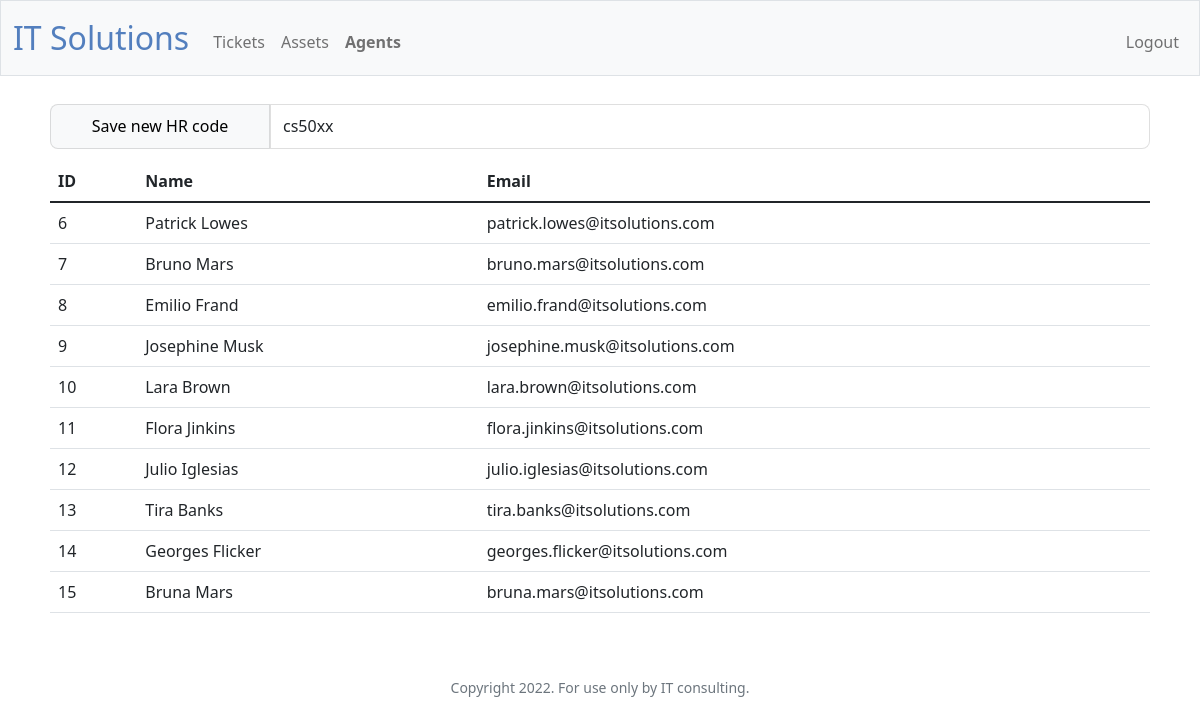
Page /agents (signed in) on the committed database.
### tables this page shows
CREATE TABLE 'human_resources' ('hr_code' TEXT);

CREATE TABLE 'employees' ('employee_id' INTEGER PRIMARY KEY AUTOINCREMENT NOT NULL, firstName TEXT, lastName TEXT, email TEXT, username TEXT, password TEXT,'name' TEXT);

### app.py (the view)
@app.route("/agents", methods=["GET", "POST"])
@login_required
def agents():
	error = None
	if request.method == "POST":
		codeHR = request.form.get("codeHR")
		if not codeHR:
			error = "The field cannot be blank"
			agents = db.execute("SELECT * FROM employees")
			codeHR = db.execute("SELECT hr_code FROM human_resources")[0]["hr_code"]
			return render_template("agents.html", agents=agents, codeHR=codeHR, error=error)
		db.execute("UPDATE human_resources SET hr_code = ?", codeHR)
		flash("Successfull - HR code updated")
		return redirect("/agents")
	else:
		agents = db.execute("SELECT * FROM employees")
		codeHR = db.execute("SELECT hr_code FROM human_resources")[0]["hr_code"]
		for row in agents:
			row["firstName"] = row["firstName"].title()
			row["lastName"] = row["lastName"].title()
		return render_template("agents.html", agents=agents, codeHR=codeHR)

### app.py (called while the page is built)
@app.after_request
def after_request(response):
	response.headers["Cache-Control"] = "no-cache, no-store, must-revalidate"
	response.headers["Expires"] = 0
	response.headers["Pragma"] = "no-cache"
	return response

### helpers.py (called while the page is built)
def login_required(f):
    @wraps(f)
    def decorated_function(*args, **kwargs):
        if session.get("user_id") is None:
            return redirect("/login")
        return f(*args, **kwargs)
    return decorated_function

### templates/agents.html (shortened to what this page needs)
{% extends "layout.html" %}
{% block main %}
<form class="" action="/agents" method="post">
	<div class="divider--center80 divider--height">
		<div class="divider-top--left">
			<button type="submit" class="btn btn-primary btn-custom-2" data-bs-toggle="modal" data-bs-target="#exampleModalSubmitTicket">Save new HR code</button>
		</div>
		<div class="divider-top--right">
			<input autocomplete="off" class="form-control mx-auto search--height" name="codeHR" placeholder="Code from HR" value={{ codeHR }} type="text">
		</div>
	</div>
</form>
<div class="divider--center80">
	<table class="table table-hover"><div>
		<thead>
			<tr>
				<th scope="col">ID</th>
				<th scope="col">Name</th>
				<th scope="col">Email</th>
			</tr>
		</thead>
		<tbody>
			{% for row in agents %}
			<tr>
				<td>{{ row.employee_id }}</td>
				<td>{{ row.name }}</td>
				<td>{{ row.email }}</td>
			</tr>
			{% endfor %}
		</tbody>
	</table>
</div>
{% endblock %}

### static/styles.css (style rules this page uses)
.divider--center80 { max-width: 1100px; margin: 1% auto; text-align: left !important; }
.btn-primary { color: black; background-color: #e7f1ff; border-color: black; }
td { vertical-align: middle; }
.divider--height { height: 45px !important; }
.divider-top--left { float: left; width: 20%; height: 100% !important; }
.divider-top--right { float: left; width: 80%; height: 100% !important; }
.search--height { width: 100%; border-radius: 0 0.5rem 0.5rem 0; border: 1px solid rgba(0,0,0,.125); height: 100%; }
.btn-custom-2 { width: 100%; border-radius: 0.5rem 0 0 0.5rem; border: 1px solid rgba(0,0,0,.125); height: 100%; background-color: rgba(var(--bs-light-rgb)); }

### rows in the picture
human_resources: codeHR "cs50xx"
employees: employee_id "6", name "Patrick Lowes", email "patrick.lowes@itsolutions.com"
employees: employee_id "7", name "Bruno Mars", email "bruno.mars@itsolutions.com"
employees: employee_id "8", name "Emilio Frand", email "emilio.frand@itsolutions.com"
employees: employee_id "9", name "Josephine Musk", email "josephine.musk@itsolutions.com"
employees: employee_id "10", name "Lara Brown", email "lara.brown@itsolutions.com"
employees: employee_id "11", name "Flora Jinkins", email "flora.jinkins@itsolutions.com"
employees: employee_id "12", name "Julio Iglesias", email "julio.iglesias@itsolutions.com"
employees: employee_id "13", name "Tira Banks", email "tira.banks@itsolutions.com"
employees: employee_id "14", name "Georges Flicker", email "georges.flicker@itsolutions.com"
employees: employee_id "15", name "Bruna Mars", email "bruna.mars@itsolutions.com"
